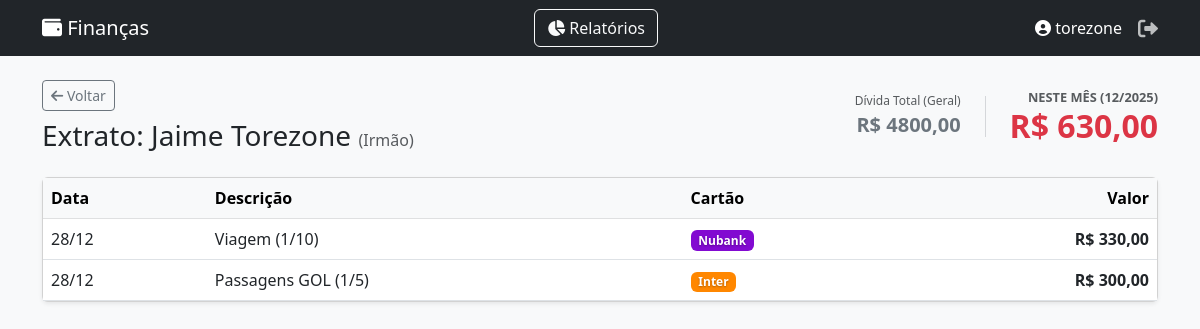
The app's page /terceiros/3/ (signed in), older data.
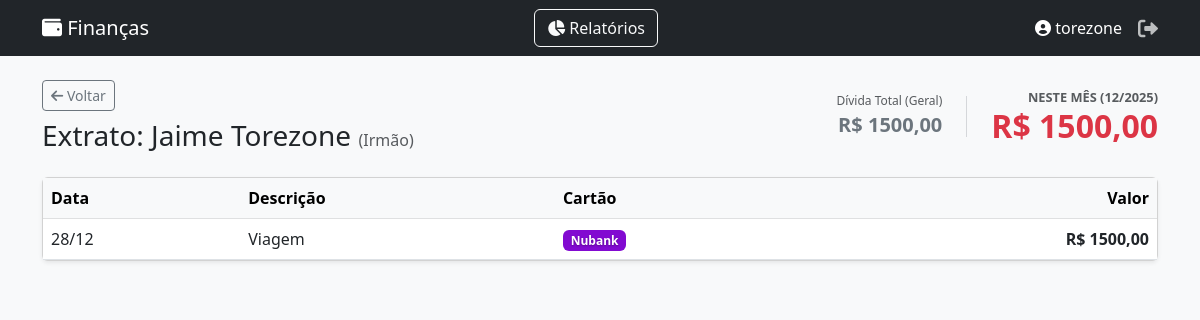
The same page, newer data.
### core/models.py (models this page shows, shortened)
class CompraCartao(models.Model):
    cartao = models.ForeignKey(CartaoCredito, on_delete=models.CASCADE)
    descricao = models.CharField(max_length=100)
    valor = models.DecimalField(max_digits=10, decimal_places=2)
    data_compra = models.DateField(default=date.today)
    is_parcelado = models.BooleanField(default=False, verbose_name="É parcelado?")
    qtd_parcelas = models.IntegerField(default=1, verbose_name="Qtd Parcelas")
    is_terceiro = models.BooleanField(default=False, verbose_name="É compra de terceiro?")
    terceiro = models.ForeignKey(Terceiro, on_delete=models.SET_NULL, null=True, blank=True, verbose_name="Pessoa")

class CartaoCredito(models.Model):
    CORES_CHOICES = (
        ('#820AD1', 'Roxo (Nubank)'),
        ('#FF8700', 'Laranja (Itaú)'),
        ('#CC092F', 'Vermelho (Bradesco/Santander)'),
        ('#FFD700', 'Dourado/Amarelo (Inter)'),
        ('#005CAA', 'Azul (Caixa/Azul)'),
        ('#000000', 'Preto (Black/C6)'),
        ('#28a745', 'Verde (Padrão)'),
        ('#6c757d', 'Cinza (Outros)'),
    )
    usuario = models.ForeignKey(User, on_delete=models.CASCADE)
    nome = models.CharField(max_length=50) # Ex: Nubank
    ultimos_digitos = models.CharField(max_length=4) # Ex: 1234
    cor = models.CharField(max_length=7, choices=CORES_CHOICES, default='#28a745')

### core/views.py (the view)
# urls.py: path('terceiros/<int:terceiro_id>/', views.detalhe_terceiro, name='detalhe_terceiro'),
@login_required
def detalhe_terceiro(request, terceiro_id):
    try:
        mes = int(request.GET.get('mes', date.today().month))
        ano = int(request.GET.get('ano', date.today().year))
    except:
        mes = date.today().month
        ano = date.today().year
    pessoa = get_object_or_404(Terceiro, id=terceiro_id, usuario=request.user)
    compras_mes = CompraCartao.objects.filter(
        cartao__usuario=request.user,
        is_terceiro=True,
        terceiro__id=terceiro_id,
        data_compra__month=mes,
        data_compra__year=ano
    ).order_by('-data_compra')
    total_mes = compras_mes.aggregate(Sum('valor'))['valor__sum'] or 0
    total_geral = CompraCartao.objects.filter(
        cartao__usuario=request.user,
        is_terceiro=True,
        terceiro__id=terceiro_id
    ).aggregate(Sum('valor'))['valor__sum'] or 0
    return render(request, 'core/terceiros_detalhe.html', {
        'nome': pessoa.nome,
        'relacionamento': pessoa.relacionamento, # Passando relacionamento se quiser exibir
        'compras': compras_mes,
        'total': total_mes,          # Total só deste mês
        'total_geral': total_geral,  # Total acumulado da vida toda
        'mes': mes,
        'ano': ano
    })

### core/templates/core/terceiros_detalhe.html (shortened to what this page needs)
{% extends 'core/base.html' %}
{% block content %}
<div class="d-flex justify-content-between align-items-center mb-4">
    <div>
        <a href="{% url 'dash_terceiros' %}?mes={{ mes }}&ano={{ ano }}" class="btn btn-sm btn-outline-secondary mb-2">
            <i class="fas fa-arrow-left"></i> Voltar
        </a>
        <h3 class="mb-0">
            Extrato: {{ nome }}
            {% if relacionamento %}
                <small class="text-muted fs-6">({{ relacionamento }})</small>
            {% endif %}
        </h3>
    </div>
    <div class="text-end d-flex gap-4 align-items-center">
        <div class="text-end">
            <small class="text-muted d-block" style="font-size: 0.75rem;">Dívida Total (Geral)</small>
            <span class="fs-5 fw-bold text-secondary">R$ {{ total_geral|floatformat:2 }}</span>
        </div>
        <div class="text-end">
            <small class="text-muted d-block fw-bold text-uppercase" style="font-size: 0.8rem;">
                Neste Mês ({{ mes }}/{{ ano }})
            </small>
            <h2 class="text-danger fw-bold mb-0">R$ {{ total|floatformat:2 }}</h2>
        </div>
    </div>
</div>
<div class="card shadow-sm">
    <div class="table-responsive">
        <table class="table table-hover align-middle mb-0">
            <thead class="table-light">
                <tr>
                    <th>Data</th>
                    <th>Descrição</th>
                    <th>Cartão</th>
                    <th class="text-end">Valor</th>
                </tr>
            </thead>
            <tbody>
                {% for item in compras %}
                <tr>
                    <td>{{ item.data_compra|date:"d/m" }}</td>
                    <td>{{ item.descricao }}</td>
                    <td>
                        <span class="badge" style="background-color: {{ item.cartao.cor }}; text-shadow: 0 1px 2px rgba(0,0,0,0.3);">
                            {{ item.cartao.nome }}
                        </span>
                    </td>
                    <td class="text-end fw-bold">R$ {{ item.valor|floatformat:2 }}</td>
                </tr>
                {% empty %}
                <tr>
                    <td colspan="4" class="text-center py-4 text-muted">
                        Nenhuma compra encontrada para este mês.
                    </td>
                </tr>
                {% endfor %}
            </tbody>
        </table>
    </div>
</div>
{% endblock %}

Row changes from the older to the newer data that the page shows:
removed CompraCartao: data_compra "28/12", descricao "Viagem (1/10)", cartao.nome "Nubank", valor "330,00"
removed CompraCartao: data_compra "28/12", descricao "Passagens GOL (1/5)", cartao.nome "Inter", valor "300,00"
added CompraCartao: data_compra "28/12", descricao "Viagem", cartao.nome "Nubank", valor "1500,00"
Text that changed along with them:
{{ total_geral|floatformat:2 }}: "4800,00" → "1500,00"
{{ total|floatformat:2 }}: "630,00" → "1500,00"
